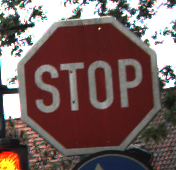
#> input picture lesson_6/data/06171.png, 176 x 170 px, found by its file name
$ jupyter execute SIFTdemo.ipynb
#> lines starting #> are read from the running program, lines starting #| are printed output that depends on the picture
### SIFT
SIFT is a powerful feature detector invariant to scale.

[cell 1]
import cv2
import math
import numpy as np
from matplotlib import pyplot as plt
plt.rcParams['figure.figsize'] = [15, 10]

[cell 2]
img = cv2.imread('/media/janko/DATA/Datasets/GTSRB/Test/06171.png')
#> img is the input picture: shape (170, 176, 3); mean B, G, R 92.9, 96, 116.6
img = cv2.cvtColor(img, cv2.COLOR_BGR2RGB)
gray = cv2.cvtColor(img, cv2.COLOR_RGB2GRAY)
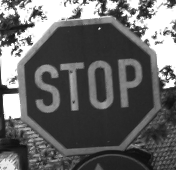
#> gray: shape (170, 176); min 13, max 255, mean 101.8
sift = cv2.SIFT_create()
kp = sift.detect(gray, None)
#> kp = 344 keypoints; strongest (x, y, size): (3, 39, 1.9), (32, 25, 3.2), (164, 71, 1.8), (36, 13, 5.8)
img = cv2.drawKeypoints(img, kp, img, flags=cv2.DRAW_MATCHES_FLAGS_DRAW_RICH_KEYPOINTS)
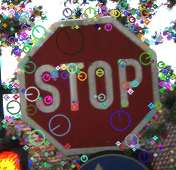
#> img: shape (170, 176, 3); mean R, G, B 116.2, 97.9, 95.2

plt.imshow(img)

[cell 3]
img = cv2.imread('/media/janko/DATA/Datasets/GTSRB/Train/14/00014_00000_00027.png')
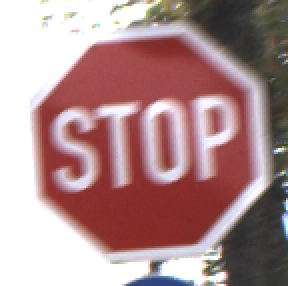
#> input picture lesson_6/data/00014_00000_00027.png, 144 x 143 px, found by its file name (shown 2 times larger)
#> img is the input picture: shape (143, 144, 3); mean B, G, R 142.7, 141.5, 174.1
img = cv2.cvtColor(img, cv2.COLOR_BGR2RGB)
gray = cv2.cvtColor(img, cv2.COLOR_RGB2GRAY)
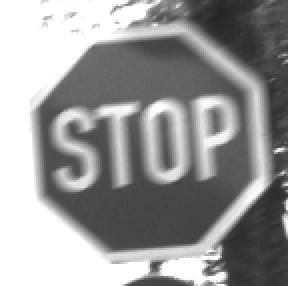
#> gray: shape (143, 144) (shown 2 times larger); min 36, max 255, mean 151.4
sift = cv2.SIFT_create()
kp = sift.detect(gray, None)
#> kp = 74 keypoints; strongest (x, y, size): (139, 75, 1.8), (77, 133, 3.5), (111, 138, 3.5), (108, 128, 2.1)
img = cv2.drawKeypoints(img, kp, img, flags=cv2.DRAW_MATCHES_FLAGS_DRAW_RICH_KEYPOINTS)
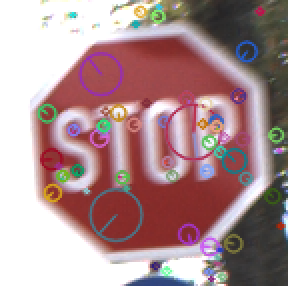
#> img: shape (143, 144, 3) (shown 2 times larger); mean R, G, B 171.7, 142.2, 144.2

plt.subplot(121), plt.imshow(img)

img = cv2.imread('/media/janko/DATA/Datasets/GTSRB/Train/14/00014_00000_00028.png')
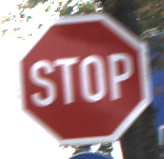
#> input picture lesson_6/data/00014_00000_00028.png, 164 x 159 px, found by its file name
#> img is the input picture: shape (159, 164, 3); mean B, G, R 140.3, 137.3, 165.7
img = cv2.cvtColor(img, cv2.COLOR_BGR2RGB)
gray = cv2.cvtColor(img, cv2.COLOR_RGB2GRAY)
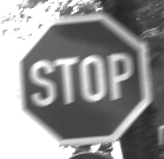
#> gray: shape (159, 164); min 35, max 255, mean 146.2
sift = cv2.SIFT_create()
kp = sift.detect(gray, None)
#> kp = 118 keypoints; strongest (x, y, size): (94, 149, 5.2), (66, 63, 8.2), (97, 97, 5.7), (22, 16, 2.4)
img = cv2.drawKeypoints(img, kp, img, flags=cv2.DRAW_MATCHES_FLAGS_DRAW_RICH_KEYPOINTS)
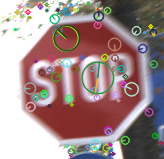
#> img: shape (159, 164, 3); mean R, G, B 161.8, 139, 139

plt.subplot(122), plt.imshow(img)
